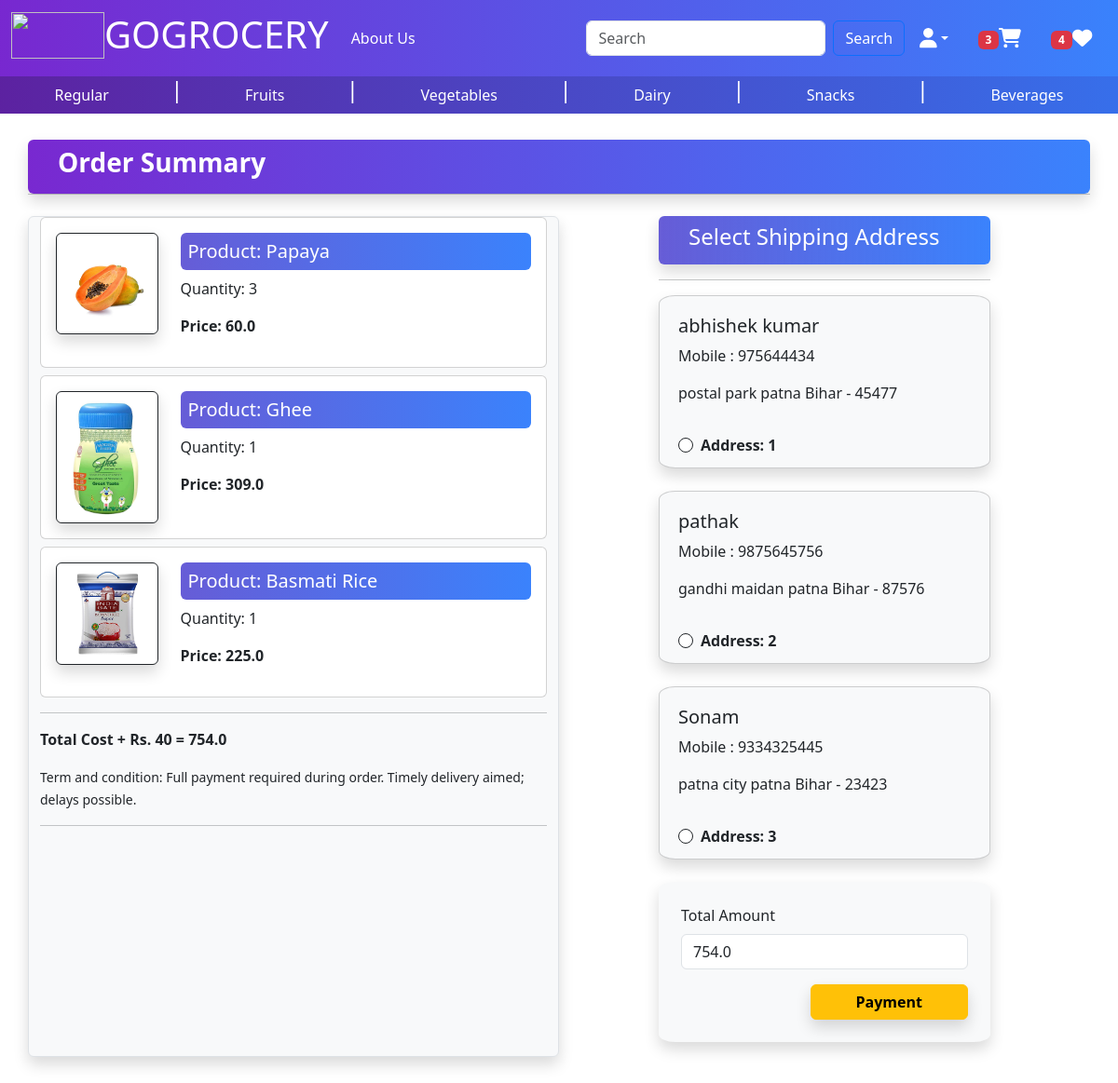
Screenshot of /checkout/ (signed in) with the database file from the repository.
### baseapp/models.py (models this page shows, shortened)
class Cart(models.Model):
    user = models.ForeignKey(User,on_delete=models.CASCADE)
    product = models.ForeignKey(Product,on_delete=models.CASCADE)
    quantity = models.PositiveIntegerField(default=1)

class Product(models.Model):
    title = models.CharField(max_length=100)
    sub_category = models.ForeignKey(SubCategory,on_delete=models.CASCADE,null=True,blank=True)
    main_category = models.ForeignKey(Category,on_delete=models.CASCADE,null=True,blank=True,default='')
    selling_price = models.FloatField(blank=True)
    discounted_price = models.FloatField(blank=True)
    description = models.TextField(blank=True)
    pack_size = models.TextField(blank=True)
    brands = models.ForeignKey(Brand,on_delete=models.CASCADE,null=True,blank=True)
    product_image = models.ImageField(upload_to='product',blank=True)

class Customer(models.Model):
    user = models.ForeignKey(User, on_delete=models.CASCADE)
    name = models.CharField(max_length=200)
    gender = models.CharField(choices=[('M', 'Male'), ('F', 'Female')], max_length=10,default='M')
    locality = models.CharField(max_length=200)
    city = models.CharField(max_length=50)
    mobile = models.IntegerField(default=0)
    zipcode = models.IntegerField()
    state = models.CharField(choices=STATE_CHOICES, max_length=100)

### baseapp/views.py (the view, shortened to what this page needs)
# urls.py: path('checkout/', views.checkout.as_view(), name='checkout'),
class checkout(View):
    def get(self,request):
        totalitem = 0
        wishitem = 0
        if request.user.is_authenticated:
            totalitem = len(Cart.objects.filter(user=request.user))
            wishitem = len(Wishlist.objects.filter(user=request.user))
        user=request.user
        add=Customer.objects.filter(user=user)
        cart_items=Cart.objects.filter(user=user)
        famount = 0
        for p in cart_items:
            value = p.quantity * p.product.discounted_price
            famount = famount + value
        totalamount = famount + 40
        razoramount = int(totalamount * 100)
        client = razorpay.Client(auth=(settings.RAZOR_KEY_ID, settings.RAZOR_KEY_SECRET))
        data = { "amount": razoramount, "currency": "INR", "receipt": "order_rcptid_12" }
        payment_response = client.order.create(data=data)
        order_id = payment_response['id']
        order_status = payment_response['status']
        flag = 0
        return render(request, 'baseapp/checkout.html',locals())

### baseapp/templates/baseapp/checkout.html (shortened to what this page needs)
{% extends 'baseapp/base.html' %}
{% load static %}
{% block main-content %}
<div class="container">
    <div class="row mt-1">
        <div class="p-2 gradient1-custom rounded shadow ">
            <h3 class="text-white fw-bold ms-4">Order Summary</h3>
        </div>
        <hr><br>
        <div class="col-sm-6 shadow  bg-light border rounded">
            {% for item in cart_items %}
                <div class="card mb-2 ">
                    <div class="card-body">
                        <div class="row">
                            <div class="col-sm-3 ">
                                <img src="{{item.product.product_image.url}}" alt="not loaded" srcset="" class="img-fluid img-thumbnail border border-dark shadow" height="150" width="150"/>
                            </div>
                            <div class=" col-sm-9 ">
                                <h5 class="p-2 gradient2-custom rounded text-white">Product: {{item.product.title}}</h5>
                                <p>Quantity: {{item.quantity}}</p>
                                <p class="fw-bold">Price: {{item.product.discounted_price}}</p>
                            </div>
                        </div>
                    </div>
                </div>
            {% endfor %}
            <hr>
            <p class="fw-bold">Total Cost + Rs. 40 = {{totalamount}}</p>
            <small class="pb-2">Term and condition: Full payment required during order. Timely delivery aimed; delays possible.</small>
            <hr>
        </div>
        <div class="col-sm-4 offset-sm-1" >
            <div class="p-2 gradient2-custom rounded shadow ">
                <h4 class="text-white  ms-4">Select Shipping Address</h4>
            </div>
            <hr>
            <form method="post" id="myform">
                {% for ad in add %}
                    <div class="card  shadow p-1 bg-light" style="border-radius:5%">
                        <div class="card-body">
                            <h5>{{ad.name}}</h5>
                            <p>Mobile : {{ad.mobile}}</p>
                            <p>{{ad.locality}} {{ad.city}} {{ad.state}} - {{ad.zipcode}}</p>
                        </div>
                        <div class="form-check mx-3 mb-2">
                            <input class="form-check-input border border-dark" type="radio" name="custid" id="custadd{{forloop.counter}}" value="{{ad.id}}">
                            <label class="form-check-label fw-bold" for="custadd{{forloop.counter}}">Address: {{forloop.counter}}</label>
                        </div>
                    </div>
                    <br>
                {% endfor %}
                <div class="form-check mb-3 shadow p-4 bg-light"  style="border-radius:5%">
                    <label for="totamount" class="form-label">Total Amount</label>
                    <input type="number" class="form-control text-dark" name="totamount" value={{totalamount}} readonly>
                    <div class="text-end ">
                        <button id="rzp-button1" type="submit" class="btn btn-warning mt-3 px-5 fw-bold shadow"><a href="#"></a> Payment</button>
                    </div>
                </div>
            </form>
        </div>
    </div>
</div>
<br><br><br>
{% endblock main-content %}

### baseapp/templates/baseapp/base.html (style rules this page uses)
.card { transition: transform 0.3s ease; }
#bg { background-size: 1400px 650px; background-repeat: no-repeat; background-position: top; background-attachment: fixed; }
.gradient1-custom { background:linear-gradient(to right, rgba(106, 17, 203, 0.9), rgba(37, 117, 252, 0.9)); }
.gradient2-custom { background:linear-gradient(to right, rgba(40, 26, 198, 0.71), rgba(37, 117, 252, 0.9)); }

### rows the page displays
Cart: product.product_image (picture), product "Papaya", quantity "3", product.discounted_price "60.0"
Cart: product.product_image (picture), product "Ghee", quantity "1", product.discounted_price "309.0"
Cart: product.product_image (picture), product "Basmati Rice", quantity "1", product.discounted_price "225.0"
Customer: name "abhishek kumar", mobile "975644434", locality "postal park", city "patna", state "Bihar", zipcode "45477"
Customer: name "pathak", mobile "9875645756", locality "gandhi maidan", city "patna", state "Bihar", zipcode "87576"
Customer: name "Sonam", mobile "9334325445", locality "patna city", city "patna", state "Bihar", zipcode "23423"

### other values shown
{{ totalitem }} "3"
{{ wishitem }} "4"
{{ totalamount }} "754.0"
